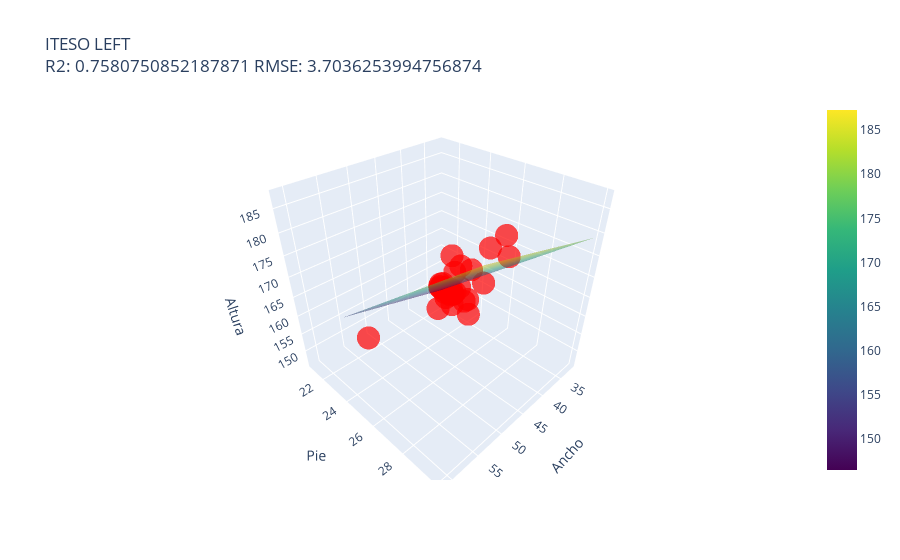

The code cell stored with this chart in its notebook:
### Code cell
# Definir rangos para las variables independientes
x1_range = np.linspace(min(x_train_left['width']), max(x_train_left['width']), 20)
x2_range = np.linspace(min(x_train_left['shoe_size']), max(x_train_left['shoe_size']), 20)
x1_mesh, x2_mesh = np.meshgrid(x1_range, x2_range)

# Escalar el meshgrid para predicción
x_mesh_scaled = ss_left.transform(np.vstack((x1_mesh.ravel(), x2_mesh.ravel())).T)

# Predecir los valores con el modelo escalado
y_mesh_scaled = rg_l.predict(x_mesh_scaled)

# Crear scatterplot 3D de los puntos reales
scatter = go.Scatter3d(
    x=x_test_left['width'], y=x_test_left['shoe_size'], z=y_test_left,
    mode='markers',
    marker=dict(size=8, color='red', opacity=0.7)
)

# Crear el plano de regresión
surface = go.Surface(
    x=x1_mesh, y=x2_mesh, z=y_mesh_scaled.reshape(x1_mesh.shape),
    colorscale='Viridis', opacity=0.5
)

# Configuración del layout
layout = go.Layout(
    title=f"ITESO LEFT<br>R2: {r2_score(y_test_left, r_pred_left)} RMSE: {root_mean_squared_error(y_test_left, r_pred_left)}",
    scene=dict(
        xaxis_title='Ancho',
        yaxis_title='Pie',
        zaxis_title='Altura'
    )
)

# Crear la figura
fig = go.Figure(data=[scatter, surface], layout=layout)

# Mostrar la figura interactiva
fig.show()

### Figure 1 — Plotly figure (JSON) as saved in the notebook; plotly's stock layout.template omitted (floating-point values rounded to 4 significant figures; data arrays with more than 128 entries replaced by an {"elided": "..."} marker saying what was removed)
{"data": [{"marker": {"color": "red", "opacity": 0.7, "size": 8}, "mode": "markers", "type": "scatter3d", "x": [38, 50, 46, 43, 42, 41, 38, 39, 36, 41, 42, 39, 42, 36, 36, 39, 42, 36, 43, 46, 42, 42, 41, 40, 45, 39, 47, 48, 42, 41, 39, 41, 40, 61, 39, 49, 35, 44], "y": [23, 28, 26, 25, 25, 24, 23, 23, 23, 24, 26, 24, 24, 23, 23, 24.5, 24, 22.5, 28, 27, 27, 24, 23.5, 24, 27.5, 24, 27, 27, 28, 24, 24, 24, 24, 26, 24, 27, 22, 25], "z": [156, 173, 164, 162, 162, 159, 156, 157, 164, 160, 170, 157, 161, 153, 154, 166, 161, 153, 182, 164, 177, 162, 153, 158, 172, 157, 168, 172, 177, 160, 157, 160, 158, 168, 157, 176, 153, 162]}, {"colorscale": [[0, "#440154"], [0.1111, "#482878"], [0.2222, "#3e4989"], [0.3333, "#31688e"], [0.4444, "#26828e"], [0.5556, "#1f9e89"], [0.6667, "#35b779"], [0.7778, "#6ece58"], [0.8889, "#b5de2b"], [1, "#fde725"]], "opacity": 0.5, "type": "surface", "x": {"elided": "20x20 float values"}, "y": {"elided": "20x20 float values"}, "z": {"elided": "20x20 float values"}}], "layout": {"scene": {"xaxis": {"title": {"text": "Ancho"}}, "yaxis": {"title": {"text": "Pie"}}, "zaxis": {"title": {"text": "Altura"}}}, "title": {"text": "ITESO LEFT<br>R2: 0.7580750852187871 RMSE: 3.7036253994756874"}}}
